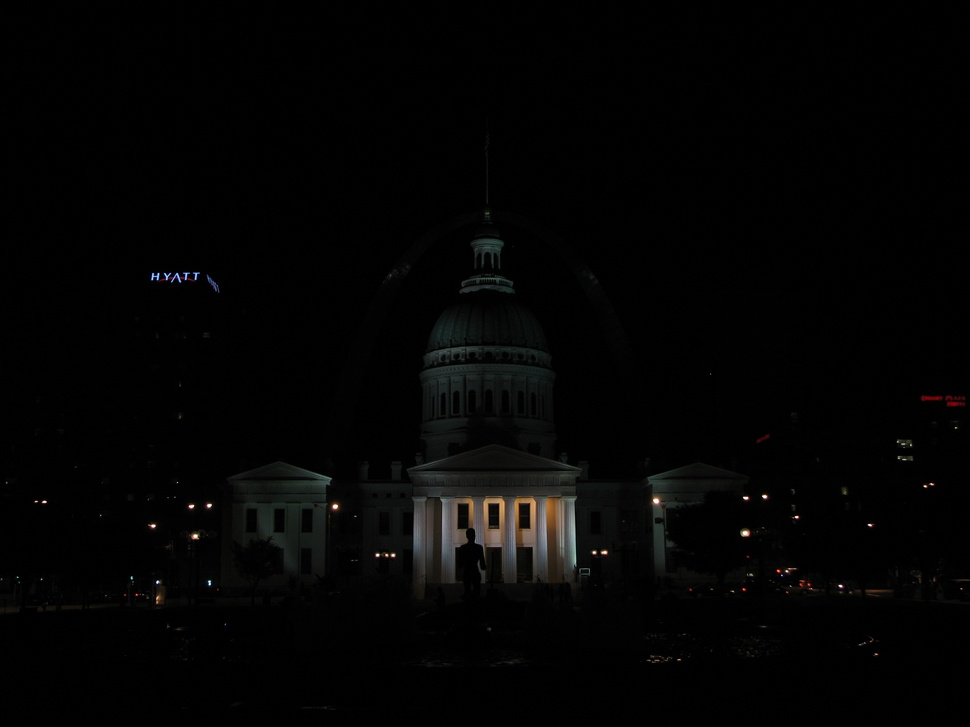
#> input picture python/HDR/img_0.033.jpg, 970 x 727 px, shrunk from 2816 x 2112 before the run
$ jupyter execute --allow-errors hdr.ipynb
#> lines starting #> are read from the running program, lines starting #| are printed output that depends on the picture
# High Dynmaic Range (HDR) Imaging

**Satya Mallick, LearnOpenCV.com**

# Basic Idea

1. The **dynamic range** of images is limited to 8-bits (0 - 255) per channel
2. Very bright pixels saturate to 255
3. Very dark pixels clip to 0

# Step 1: Capture Multiple Exposures

[cell 1]
import cv2
import numpy as np
import matplotlib.pyplot as plt

def readImagesAndTimes():
  # List of file names
  filenames = ["img_0.033.jpg", "img_0.25.jpg", "img_2.5.jpg", "img_15.jpg"]

  # List of exposure times
  times = np.array([ 1/30.0, 0.25, 2.5, 15.0 ], dtype=np.float32)

  # Read images
  images = []
  for filename in filenames:
    im = cv2.imread(filename)
#> im is the input picture: shape (727, 970, 3); mean B, G, R 3.3, 3.6, 3.7
    im = cv2.cvtColor(im, cv2.COLOR_BGR2RGB)
    images.append(im)

  return images, times

# Step 2: Align Images

[cell 2]
# Read images and exposure times
images, times = readImagesAndTimes()

# Align Images
alignMTB = cv2.createAlignMTB()
alignMTB.process(images, images)

# Step 3: Estimate Camera Response Function

[cell 3]
# Find Camera Response Function (CRF)
calibrateDebevec = cv2.createCalibrateDebevec()
responseDebevec = calibrateDebevec.process(images, times)

# Plot CRF
x = np.arange(256, dtype=np.uint8)
y = np.squeeze(responseDebevec)

plt.figure(figsize=(30,10))
plt.plot(x, y[:,0],'r'  , x, y[:,1],'g', x, y[:,2],'b');
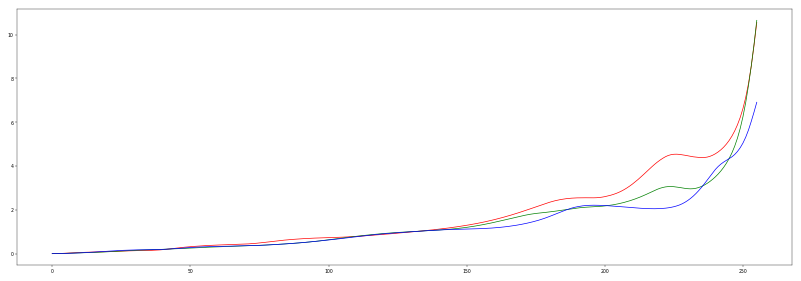
#> figure drawn by matplotlib, 1 panel; curve peaks at x = 255, y = 10.55; curve peaks at x = 255, y = 10.65; curve peaks at x = 255, y = 6.91

# Step 4: Merge Exposure into an HDR Image

[cell 4]
# Merge images into an HDR linear image
mergeDebevec = cv2.createMergeDebevec()
hdrDebevec = mergeDebevec.process(images, times, responseDebevec)
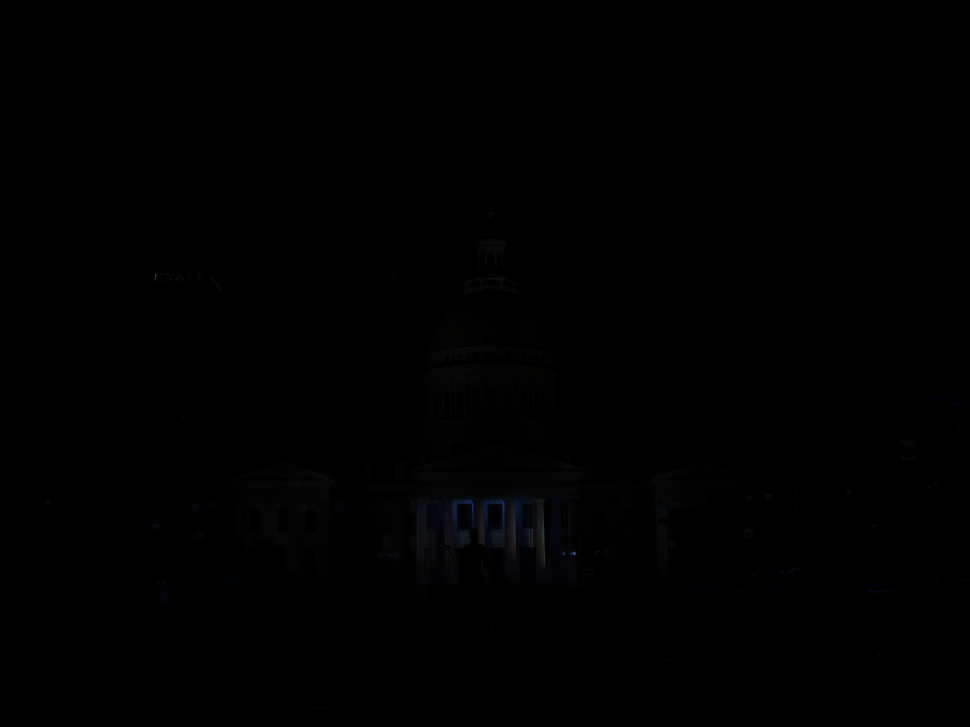
#> hdrDebevec: shape (727, 970, 3) float32; mean of channels 0, 1, 2 0.7, 0.5, 0.5; drawn as B, G, R
